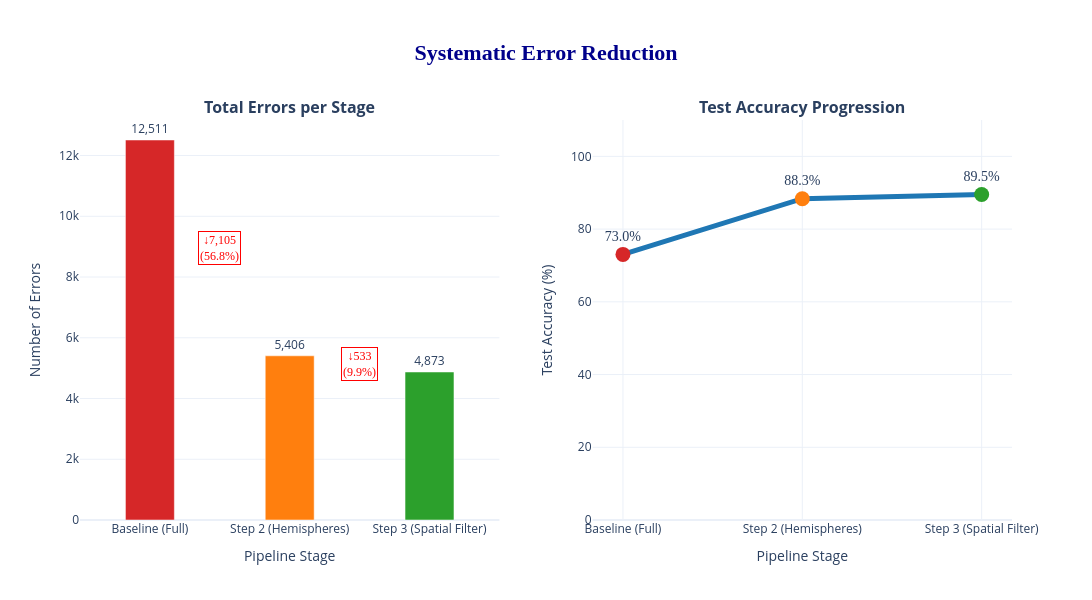

Notebook cell for this chart:
### Code cell
import plotly.graph_objects as go
from plotly.subplots import make_subplots

# Data and Variables
errs = [12511, 5406, 4873] # baseline_errors, hemi_errors, spatial_errors
stages = ['Baseline\n(Full)', 'Step 2\n(Hemispheres)', 'Step 3\n(Spatial Filter)']
colors = ['#d62728', '#ff7f0e', '#2ca02c']
true_test_size = len(left_preds) + len(right_preds)
accs = [100 * (1 - e / true_test_size) for e in errs]

fig = make_subplots(rows=1, cols=2, specs=[[{'type': 'bar'}, {'type': 'scatter'}]],
                    subplot_titles=('<b>Total Errors per Stage</b>', '<b>Test Accuracy Progression</b>'))

# Plot 1: Errors
fig.add_trace(go.Bar(x=stages, y=errs, marker_color=colors, text=[f"{x:,}" for x in errs], 
                     textposition='outside', width=0.35, showlegend=False), row=1, col=1)

# Annotations for Reductions
for i in range(2):
    diff = errs[i] - errs[i+1]
    fig.add_annotation(x=i + 0.5, y=(errs[i] + errs[i+1])/2, showarrow=False, row=1, col=1,
                       text=f"↓{diff:,}<br>({diff/errs[i]*100:.1f}%)",
                       font=dict(size=12, color='red', family='Arial Black'),
                       bgcolor='rgba(255,255,255,0.9)', bordercolor='red', borderwidth=1)

# Plot 2: Accuracy
fig.add_trace(go.Scatter(x=stages, y=accs, mode='lines+markers+text', name='Accuracy',
                         marker=dict(size=15, color=colors), line=dict(width=5, color='#1f77b4'),
                         text=[f"{val:.1f}%" for val in accs], textposition='top center',
                         textfont=dict(size=14, family='Arial Black')), row=1, col=2)

# Unified Layout Update
fig.update_xaxes(title_text="Pipeline Stage")
fig.update_yaxes(title_text="Number of Errors", row=1, col=1, rangemode='tozero')
fig.update_yaxes(title_text="Test Accuracy (%)", row=1, col=2, range=[0, 110])

fig.update_layout(title={'text': '<b>Systematic Error Reduction</b>', 'x': 0.5, 'xanchor': 'center', 
                         'font': {'size': 22, 'family': 'Arial Black', 'color': 'darkblue'}},
                  template='plotly_white', height=600, width=1400, showlegend=False, margin=dict(t=120))
fig.show()

### Figure 1 — Plotly figure (JSON) as saved in the notebook; plotly's stock layout.template omitted (floating-point values rounded to 4 significant figures)
{"data": [{"marker": {"color": ["#d62728", "#ff7f0e", "#2ca02c"]}, "showlegend": false, "text": ["12,511", "5,406", "4,873"], "textposition": "outside", "type": "bar", "width": 0.35, "x": ["Baseline\n(Full)", "Step 2\n(Hemispheres)", "Step 3\n(Spatial Filter)"], "xaxis": "x", "y": [12511, 5406, 4873], "yaxis": "y"}, {"line": {"color": "#1f77b4", "width": 5}, "marker": {"color": ["#d62728", "#ff7f0e", "#2ca02c"], "size": 15}, "mode": "lines+markers+text", "name": "Accuracy", "text": ["73.0%", "88.3%", "89.5%"], "textfont": {"family": "Arial Black", "size": 14}, "textposition": "top center", "type": "scatter", "x": ["Baseline\n(Full)", "Step 2\n(Hemispheres)", "Step 3\n(Spatial Filter)"], "xaxis": "x2", "y": [73.04, 88.35, 89.5], "yaxis": "y2"}], "layout": {"annotations": [{"font": {"size": 16}, "showarrow": false, "text": "<b>Total Errors per Stage</b>", "x": 0.225, "xanchor": "center", "xref": "paper", "y": 1, "yanchor": "bottom", "yref": "paper"}, {"font": {"size": 16}, "showarrow": false, "text": "<b>Test Accuracy Progression</b>", "x": 0.775, "xanchor": "center", "xref": "paper", "y": 1, "yanchor": "bottom", "yref": "paper"}, {"bgcolor": "rgba(255,255,255,0.9)", "bordercolor": "red", "borderwidth": 1, "font": {"color": "red", "family": "Arial Black", "size": 12}, "showarrow": false, "text": "↓7,105<br>(56.8%)", "x": 0.5, "xref": "x", "y": 8958.0, "yref": "y"}, {"bgcolor": "rgba(255,255,255,0.9)", "bordercolor": "red", "borderwidth": 1, "font": {"color": "red", "family": "Arial Black", "size": 12}, "showarrow": false, "text": "↓533<br>(9.9%)", "x": 1.5, "xref": "x", "y": 5140.0, "yref": "y"}], "height": 600, "margin": {"t": 120}, "showlegend": false, "title": {"font": {"color": "darkblue", "family": "Arial Black", "size": 22}, "text": "<b>Systematic Error Reduction</b>", "x": 0.5, "xanchor": "center"}, "width": 1400, "xaxis": {"anchor": "y", "domain": [0, 0.45], "title": {"text": "Pipeline Stage"}}, "xaxis2": {"anchor": "y2", "domain": [0.55, 1], "title": {"text": "Pipeline Stage"}}, "yaxis": {"anchor": "x", "domain": [0, 1], "rangemode": "tozero", "title": {"text": "Number of Errors"}}, "yaxis2": {"anchor": "x2", "domain": [0, 1], "range": [0, 110], "title": {"text": "Test Accuracy (%)"}}}}
